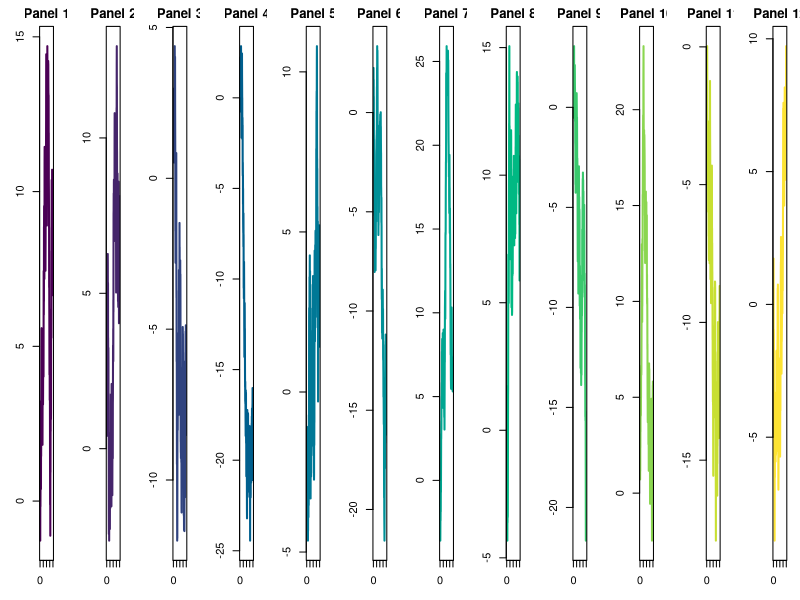
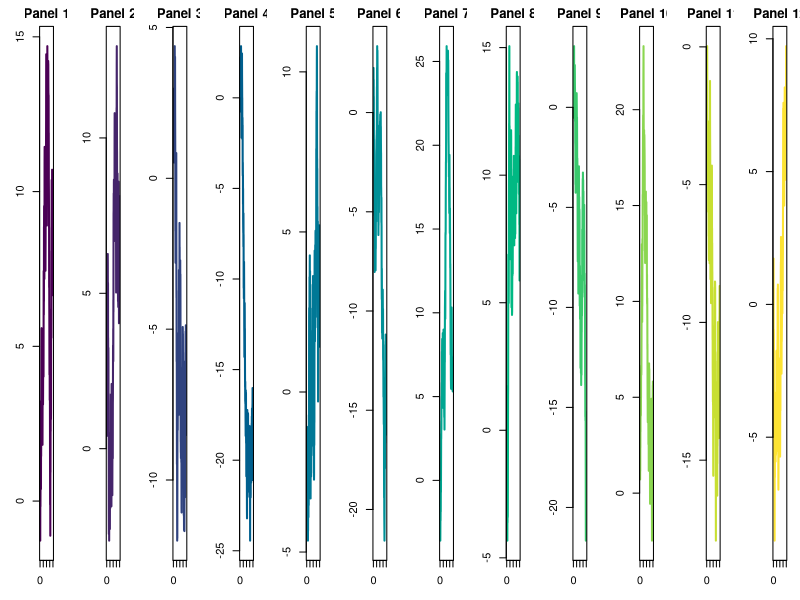

Recreate these plots in R, in order. (Note: this script raises an error after producing the figures.)
## ---- chunk 1
library(ragg)

# A collage: `n` panels side by side, like a wide patchwork figure.
collage <- function(n = 12) {
  set.seed(1)
  par(mfrow = c(1, n), mar = c(3, 3, 2, 1))
  for (i in seq_len(n)) {
    plot(
      cumsum(rnorm(200)),
      type = "l",
      main = paste("Panel", i),
      xlab = "",
      ylab = "",
      col = hcl.colors(n)[i],
      lwd = 2
    )
  }
}
## ---- chunk 2
#| panzoom: true
#| fig-width: 25
#| fig-height: 2
#| dev: agg_webp
#| dev.args:
#|   units: "in"
#|   res: 96
#| fig-ext: webp
#| fig-alt: >-
#|   A row of 12 small line plots of random walks, each in its own color
#| fig-cap: "A 25 × 2 inch collage of 12 random walks."

collage(n = 12)
## ---- chunk 3
#| panzoom: true
#| fig-width: 25
#| fig-height: 2
#| dev: svg
#| fig-alt: >-
#|   A row of 12 small line plots of random walks, each in its own color
#| fig-cap: "A 25 × 2 inch collage of 12 random walks."

collage(n = 12)
## ---- chunk 4
#| panzoom: true
#| dev: agg_webp
#| dev.args:
#|   units: "in"
#|   res: 96
#| fig-ext: webp
#| fig-alt: >-
#|   Filled contour map of Maunga Whau's heights in terrain colors, with a color
#|   key
#| fig-cap: "Maunga Whau's heights as filled contours."

filled.contour(volcano, color.palette = terrain.colors)
## ---- chunk 5
#| panzoom: true
#| dev: svg
#| fig-alt: >-
#|   Filled contour map of Maunga Whau's heights in terrain colors, with a color
#|   key
#| fig-cap: "Maunga Whau's heights as filled contours."

filled.contour(volcano, color.palette = terrain.colors)
## ---- chunk 6
#| panzoom: true
#| dev: [png, pdf]
#| fig-alt: >-
#|   Filled contour map of Maunga Whau's heights in terrain colors, with a color
#|   key
#| fig-cap: "Maunga Whau's heights as filled contours."

filled.contour(volcano, color.palette = terrain.colors)
## ---- chunk 7
#| panzoom: true
#| dev: [png, cairo_pdf]
#| fig-alt: >-
#|   Filled contour map of Maunga Whau's heights in terrain colors, with a color
#|   key, titled mu = 5, alpha = 0.05
#| fig-cap: >-
#|   Maunga Whau's heights as filled contours, titled mu = 5, alpha = 0.05, as
#|   png (and cairo_pdf).

filled.contour(
  volcano,
  color.palette = terrain.colors,
  plot.title = title(main = "mu = 5, alpha = 0.05")
)
## ---- chunk 8
#| panzoom: true
#| error: true
#| fig-width: 100
#| fig-height: 5
#| dev: agg_webp
#| dev.args:
#|   units: "in"
#|   res: 192
#| fig-ext: webp
#| fig-alt: >-
#|   A row of 12 small line plots of random walks, each in its own color
#| fig-cap: "A 100 × 5 inch collage of 12 random walks."

collage(n = 12)
## ---- chunk 9
#| panzoom: true
#| fig-show: animate
#| animation.hook: gifski
#| interval: 0.2
#| fig-alt: "A sine curve sliding to the right over one period, frame by frame"
#| fig-cap: "A sine wave, y = sin(x - t), as t runs over one period."

x <- seq(0, 4 * pi, length.out = 400)
for (t in seq(0, 2 * pi, length.out = 13)[-13]) {
  plot(x, sin(x - t), type = "l", lwd = 2, col = "#3B7DB8", ylab = "sin(x - t)")
}
